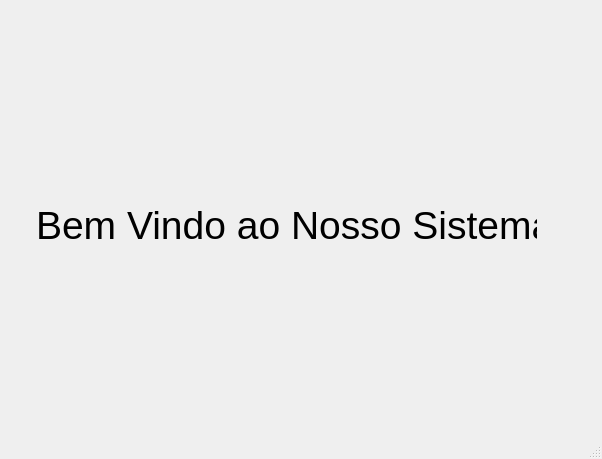
<?xml version="1.0" encoding="UTF-8"?>
<ui version="4.0">
 <class>MainWindow</class>
 <widget class="QMainWindow" name="MainWindow">
  <property name="geometry">
   <rect>
    <x>0</x>
    <y>0</y>
    <width>602</width>
    <height>459</height>
   </rect>
  </property>
  <property name="windowTitle">
   <string>MainWindow</string>
  </property>
  <widget class="QWidget" name="centralwidget">
   <widget class="QLabel" name="label">
    <property name="geometry">
     <rect>
      <x>36</x>
      <y>160</y>
      <width>501</width>
      <height>131</height>
     </rect>
    </property>
    <property name="font">
     <font>
      <pointsize>29</pointsize>
     </font>
    </property>
    <property name="text">
     <string>Bem Vindo ao Nosso Sistema</string>
    </property>
   </widget>
  </widget>
  <widget class="QMenuBar" name="menubar">
   <property name="geometry">
    <rect>
     <x>0</x>
     <y>0</y>
     <width>602</width>
     <height>21</height>
    </rect>
   </property>
  </widget>
  <widget class="QStatusBar" name="statusbar"/>
 </widget>
 <resources/>
 <connections/>
</ui>
